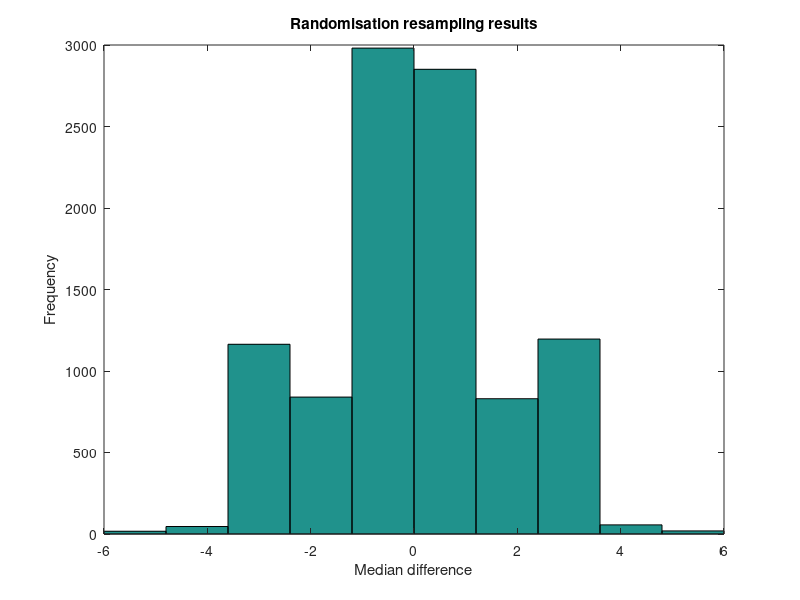
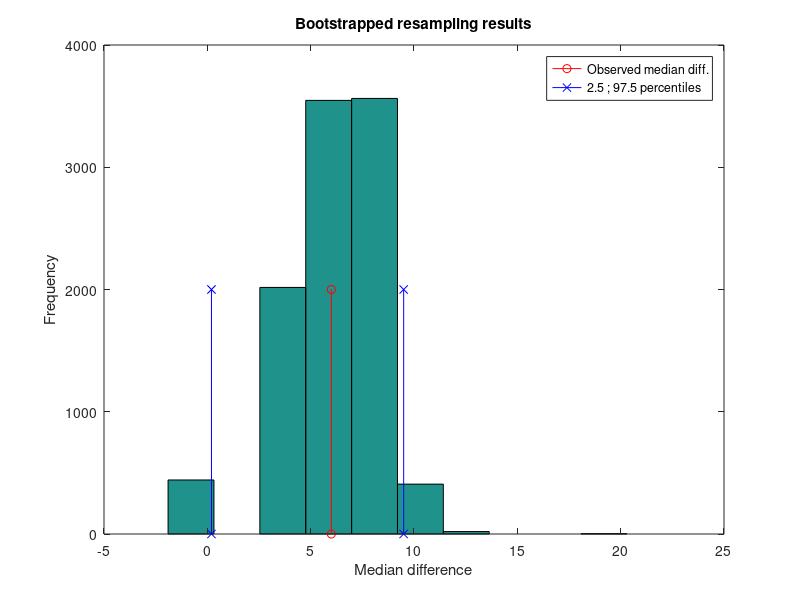

MATLAB code for these plots, in order:
%paired_data_resampling.m
%
%this is a resampling programme
%it does a randomisation and bootstrapping test for paired data (paired
%t-test data if done parametrically)
%written by AP 
%v1.01 29.1.2017

%NB there is a small bug fix needed to make the randomization work propoerly
% it doesn't work perfectl at the moment

%the first few lines of code are general for all Matlab programmes
%first we need to set the random number seed so that we get the same
%randomisation sequence each time we run the programme
%here we set it so that the sequence is the one you get if you first
%started up Matlab
rng('default'); %rng = Random Number Generator

clc; %this clears the command window at the start of the programme
clear variables; %this clears any variables from memory

%%%%%%%%%%%%%%%%%%%%%%%%%%%%%%%%%%%%%%%%%%%%%%%%%%%%%%%%%%%%%%%%%%%%%%%%%%%%%%%%%%%%%%%%%
% Below we describe the scenario to which this programme relates.
% these are data taken from Howell chapter 18
% see the lecture slides for a full description
% the differences are endorphin levels in patients just before surgery
% (high stress) minus the endorphin levels 12 hours after surgery (low
% stress).
%%%%%%%%%%%%%%%%%%%%%%%%%%%%%%%%%%%%%%%%%%%%%%%%%%%%%%%%%%%%%%%%%%%%%%%%%

%data -- a set of 19 differences
%a positive difference means more endoprhins at time of high stress
diffs=[10 7.5 5.5 6 9.5 -2.5 13 3 -0.1 0.2 20.3 4 8 25 7.2 35 -3.5 -1.9 0.1]; %this is the real data
totalN=size(diffs,2); %use size to find the number of observations

%compute a relevant statistic from our data and display reslt
ourresult= median(diffs); %get the median as a vraible ourresult
%and we use num2str to turn the number into a string for displaying
disp(['The median difference found in our data sample = ' num2str(ourresult)]); 
disp('Resampling ...')

%now set up the "urn" of both sets of diffs from which we will draw randomly
%it is twice the size of the original data of course
plusminus=[ones(1,totalN) -1.*ones(1,totalN)]; %this creates a set of plus ones and minus ones

nresamples=10000;
%set up the arrays to record the medians of the resampled samples of each kind
bootsample_med2 = zeros(nresamples,1);
randsample_med1 = zeros(nresamples,1);

for i=1:nresamples
    
    %randomisation
    %we draw half the data in plusminus randomly without replacement
    %so that on average the results will be equally often 1 and -1
    %but the nmbers will vary randomly from trial to trial
    %and will be in a different random order each time
    mysigns=datasample(plusminus, totalN, 'Replace', false);
    %and then we multiply the actual diffs by the resampled mix of 1s and -1s 
    %thus randomising out any effect that might be present in the diffs
    myresample=diffs.*mysigns; %notice we use elementwise (.*) multiplication here
    randsample_med1(i,1) = median(myresample); 
    
    %bootstrapping
    %sample from diffs with replacement, leaving signs as in data
    %this leaves in the orginila effct as present in diffs
    bootsample_med2(i,1) = median(datasample(diffs, totalN, 'Replace', true)); 
    
end

%first evaluate the randomisation results
%do it two tailed
ourlowtail= -1*ourresult; %imagine that the results had been the other way around
low_count = sum(randsample_med1 <= ourlowtail); %how may results in the randomisation sample at or below our result if -ve
hi_count  = sum(randsample_med1 >= ourresult);  %how many results in the randomisation sample at or above our result 
rand_prob= (low_count + hi_count)./nresamples;
disp(['The mean of the randomised median differences = ' num2str(mean(randsample_med1))]) 
disp(['The probability of a randomised median diff. as different from zero as our observed median diff. = ' num2str(rand_prob)]) 
%histogram of the randomisation results
hist(randsample_med1); 
ylabel('Frequency');
xlabel('Median difference');
title('Randomisation resampling results')

%next evaluate bootstrapped results
alpha = 0.05;
alpha100_l=100*alpha/2;
alpha100_h=100*(1-alpha/2);
CLalpha = prctile(bootsample_med2,[alpha100_l alpha100_h]);
disp(' ') %insert a blank line in the output text
disp(['The mean of the bootstrapped median differences = ' num2str(mean(bootsample_med2))]) 
disp(['The ' num2str(alpha100_l) '% and ' num2str(alpha100_h) '% confidence limits on the bootstrapped median difference, are as follows: ' num2str(CLalpha) ])
%if the sign of the CLalpha limit values are both positive then the lower limit is above 0
%if the sign of the CLalpha limit values are both negative then the upper limit is below 0
%if the signs of the CL alpha limit values are opposite (they sum to zero), then the confidence limits include 0
messg=' IS NOT ';
if sum(sign(CLalpha)) == 0
    %rewrite messg in this condition
    messg=' IS ';
end
disp(['A zero median difference' messg 'within the ' num2str(alpha100_l) '% and ' num2str(alpha100_h) '% confidence limits of the bootsrapped sampling distribution.'])    
%histogram of bootstrapped results
figure; %draw a new figure
hist(bootsample_med2); 
ylabel('Frequency');
xlabel('Median difference');
title('Bootstrapped resampling results')
%and the next bit just puts vertical lines on the histogram in key positions
hold on; %so we draw the next command on the previous figure
xpoints=[ourresult,ourresult]; %create x values for start and end of line
ypoints=[0,nresamples.*0.2]; %create y values for start and end of line
obsval = plot(xpoints,ypoints,'-ro'); %draws red r vertical line for obs median diff
xlpoints=[CLalpha(1), CLalpha(1)]; %create x values for start and end of line
xhpoints=[CLalpha(2), CLalpha(2)]; %create x values for start and end of line
lowCL = plot(xlpoints,ypoints,'-bx'); %draws blue b vertical line for low alpha percentile
hiCL = plot(xhpoints,ypoints,'-bx'); %draws blue b vertical line for high alpha percentile
hold off;
%in the previous line we assigned a handle variable obsval for the plot so we could
%relate the legend specifically to that part of the figure
legend([obsval, lowCL],'Observed median diff.',[num2str(alpha100_l) ' ; ' num2str(alpha100_h) ' percentiles']); %we add a legend for the observed difference and the %iles
